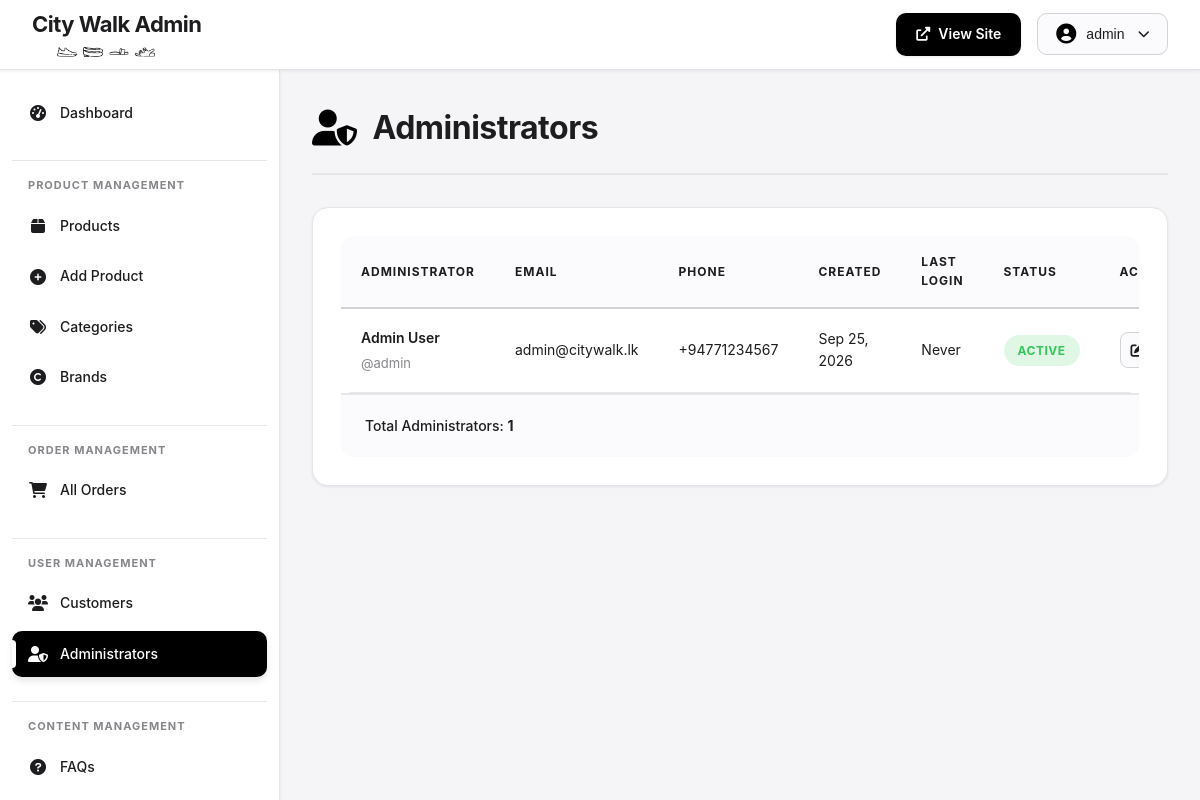
Page /admin/admins.php (signed in) on the committed database.
### tables this page shows
CREATE TABLE users (
    user_id INT PRIMARY KEY AUTO_INCREMENT,
    username VARCHAR(50) UNIQUE NOT NULL,
    email VARCHAR(100) UNIQUE NOT NULL,
    password_hash VARCHAR(255) NOT NULL,
    first_name VARCHAR(50) NOT NULL,
    last_name VARCHAR(50) NOT NULL,
    phone VARCHAR(20),
    address TEXT,
    city VARCHAR(50),
    postal_code VARCHAR(10),
    user_type ENUM('customer', 'admin') DEFAULT 'customer',
    status ENUM('active', 'inactive', 'suspended') DEFAULT 'active',
    created_at TIMESTAMP DEFAULT CURRENT_TIMESTAMP,
    updated_at TIMESTAMP DEFAULT CURRENT_TIMESTAMP ON UPDATE CURRENT_TIMESTAMP,
    last_login TIMESTAMP NULL,
    INDEX idx_email (email),
    INDEX idx_username (username),
    INDEX idx_user_type (user_type)
);

### admin/admins.php (the view, shortened to what this page needs)
<?php
$db = getDB();
$stmt = $db->query("SELECT user_id, username, email, first_name, last_name, phone, status, created_at, last_login FROM users WHERE user_type = 'admin' ORDER BY created_at DESC");
$admins = $stmt->fetchAll();
?>
<!DOCTYPE html>
<html lang="en">
<head>
    <link rel="stylesheet" href="../css/admin-styles.css">
    <link rel="stylesheet" href="https://cdnjs.cloudflare.com/ajax/libs/font-awesome/6.0.0/css/all.min.css">
</head>
<body>
    <?php include 'includes/header.php'; ?>
    <?php include 'includes/sidebar.php'; ?>
    <main class="admin-main">
        <div class="admin-container">
            <div class="page-header">
                <h1><i class="fas fa-user-shield"></i> Administrators</h1>
            </div>
            <div class="admin-card">
                <div class="table-responsive">
                    <table class="admin-table">
                        <thead>
                            <tr>
                                <th>Administrator</th>
                                <th>Email</th>
                                <th>Phone</th>
                                <th>Created</th>
                                <th>Last Login</th>
                                <th>Status</th>
                                <th>Actions</th>
                            </tr>
                        </thead>
                        <tbody>
                            <?php if (empty($admins)): ?>
                                <tr>
                                    <td colspan="6" class="text-center">No administrators found</td>
                                </tr>
                            <?php else: ?>
                                <?php foreach ($admins as $admin): ?>
                                    <tr>
                                        <td>
                                            <strong><?php echo htmlspecialchars($admin['first_name'] . ' ' . $admin['last_name']); ?></strong><br>
                                            <small>@<?php echo htmlspecialchars($admin['username']); ?></small>
                                        </td>
                                        <td><?php echo htmlspecialchars($admin['email']); ?></td>
                                        <td><?php echo htmlspecialchars($admin['phone'] ?: 'N/A'); ?></td>
                                        <td><?php echo date('M d, Y', strtotime($admin['created_at'])); ?></td>
                                        <td><?php echo $admin['last_login'] ? date('M d, Y H:i', strtotime($admin['last_login'])) : 'Never'; ?></td>
                                        <td>
                                            <span class="status-badge status-<?php echo $admin['status']; ?>">
                                                <?php echo ucfirst($admin['status']); ?>
                                            </span>
                                        </td>
                                        <td>
                                            <a href="edit-admin.php?id=<?php echo $admin['user_id']; ?>" class="btn-action" title="Edit">
                                                <i class="fas fa-edit"></i>
                                            </a>
                                        </td>
                                    </tr>
                                <?php endforeach; ?>
                            <?php endif; ?>
                        </tbody>
                    </table>
                </div>
                <div class="table-footer">
                    <p>Total Administrators: <strong><?php echo count($admins); ?></strong></p>
                </div>
            </div>
        </div>
    </main>
</body>
</html>

### css/admin-styles.css (style rules this page uses)
* { margin: 0; padding: 0; box-sizing: border-box; }
:root { --primary-color: #1d1d1f; --primary-light: #2d2d2f; --accent-color: #000000; --accent-hover: #a50000; --bg-primary: #ffffff; --bg-secondary: #f5f5f7; --bg-tertiary: #fbfbfd; --text-primary: #1d1d1f; --text-secondary: #86868b; --text-tertiary: #6e6e73; --border-light: #d2d2d7; --border-lighter: #e5e5ea; --border-dark: #86868b; --success: #34C759; --warning: #FF9500; --error: #FF3B30; --info: #007AFF; --shadow-sm: 0 1px 3px rgba(0, 0, 0, 0.08); --shadow-md: 0 4px 6px rgba(0, 0, 0, 0.1); --shadow-lg: 0 10px 15px rgba(0, 0, 0, 0.1); --shadow-xl: 0 20px 25px rgba(0, 0, 0, 0.15); --transition-fast: 0.15s ease; --transition-normal: 0.3s ease; --transition-slow: 0.5s ease; }
body { font-family: -apple-system, BlinkMacSystemFont, 'Poppins', 'Segoe UI', Roboto, Oxygen, Ubuntu, Cantarell, sans-serif; background: var(--bg-secondary); color: var(--text-primary); line-height: 1.6; overflow-x: hidden; }
.admin-main { margin-left: 280px; margin-top: 70px; min-height: calc(100vh - 70px); padding: 32px; }
.admin-container { max-width: 1400px; margin: 0 auto; }
.page-header { display: flex; justify-content: space-between; align-items: center; margin-bottom: 32px; padding-bottom: 20px; border-bottom: 2px solid var(--border-lighter); }
.page-header h1 { font-size: 32px; font-weight: 700; color: var(--text-primary); display: flex; align-items: center; gap: 16px; letter-spacing: -0.5px; }
.page-header h1 i { color: var(--accent-color); font-size: 36px; }
.admin-card { background: var(--bg-primary); border-radius: 16px; box-shadow: var(--shadow-sm); padding: 28px; margin-bottom: 28px; border: 1px solid var(--border-lighter); transition: var(--transition-normal); }
.btn-action { display: inline-flex; align-items: center; justify-content: center; width: 36px; height: 36px; background: var(--bg-tertiary); color: var(--text-primary); border: 1px solid var(--border-light); border-radius: 8px; cursor: pointer; transition: var(--transition-normal); text-decoration: none; }
.table-responsive { overflow-x: auto; border-radius: 12px; }
.admin-table { width: 100%; border-collapse: collapse; font-size: 14px; }
.admin-table thead { background: var(--bg-tertiary); }
.admin-table thead th { padding: 16px 20px; text-align: left; font-weight: 700; color: var(--text-primary); text-transform: uppercase; font-size: 12px; letter-spacing: 1px; border-bottom: 2px solid var(--border-light); }
.admin-table tbody tr { border-bottom: 1px solid var(--border-lighter); transition: var(--transition-fast); }
.admin-table tbody td { padding: 18px 20px; color: var(--text-primary); vertical-align: middle; }
.admin-table tbody td strong { font-weight: 600; }
.admin-table tbody td small { display: block; color: var(--text-secondary); font-size: 13px; margin-top: 4px; }
.table-footer { padding: 20px 24px; background: var(--bg-tertiary); border-top: 2px solid var(--border-lighter); border-radius: 0 0 12px 12px; display: flex; justify-content: space-between; align-items: center; }
.table-footer p { margin: 0; color: var(--text-primary); font-size: 14px; font-weight: 500; }
.status-badge { display: inline-block; padding: 6px 14px; border-radius: 20px; font-size: 12px; font-weight: 700; text-transform: uppercase; letter-spacing: 0.5px; }
.status-badge.status-active, .status-badge.status-confirmed, .status-badge.status-delivered, .status-badge.status-paid { background: rgba(52, 199, 89, 0.15); color: var(--success); }
.admin-card, .stat-card, .alert { animation: fadeIn 0.5s ease; }
html { scroll-behavior: smooth; }

### rows in the picture
users: first_name+last_name "Admin User", username "admin", email "admin@citywalk.lk", phone "+94771234567", created_at "Sep 25, 2026", shows "Never", status "ACTIVE"

### other values in the picture
$_SESSION['username'] "admin"
count($admins) "1"
